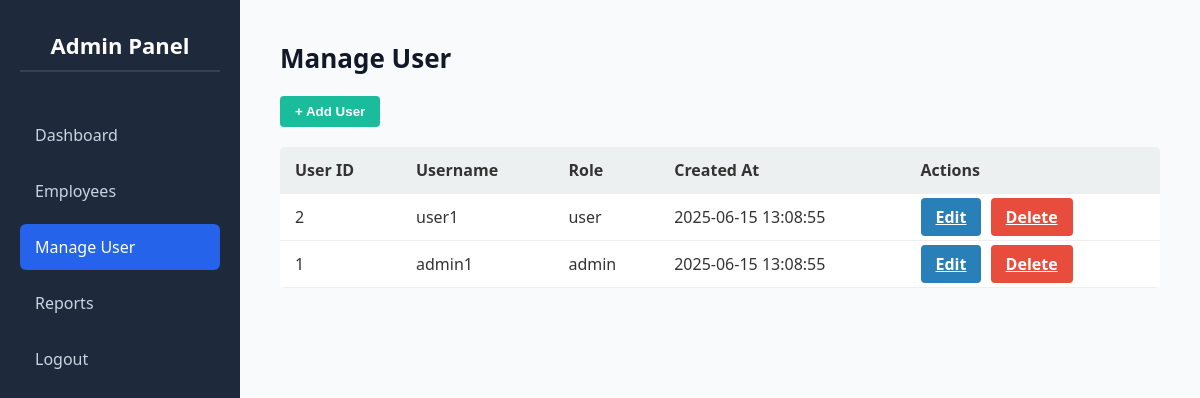
The app's page /admin/manageuser.php (signed in) with its own data.
### tables this page shows
CREATE TABLE IF NOT EXISTS users (
    user_id INT AUTO_INCREMENT PRIMARY KEY,
    username VARCHAR(50) NOT NULL UNIQUE,
    password VARCHAR(255) NOT NULL,  
    role ENUM('admin', 'user') NOT NULL DEFAULT 'user',
    created_at TIMESTAMP DEFAULT CURRENT_TIMESTAMP
    
);

### admin/manageuser.php (the view, shortened to what this page needs)
<?php
$conn = new mysqli("localhost", "root", "", "payroll");
$result = $conn->query("SELECT * FROM users ORDER BY user_id DESC");
?>
<!DOCTYPE html>
<html lang="en">
<head>
    <link rel="stylesheet" href="manageuser.css" />
</head>
<body>
<div class="sidebar">
    <h2>Admin Panel</h2>
    <a href="dashboard.php">Dashboard</a>
    <a href="employee.php">Employees</a>
    <a href="manageuser.php" class="active">Manage User</a>
    <a href="#">Reports</a>
    <a href="logout.php">Logout</a>
</div>
<div class="main-content">
    <h2>Manage User</h2>
    <button class="btn btn-add" id="openAddModal">+ Add User</button>
    <table>
        <thead>
            <tr>
                <th>User ID</th>
                <th>Username</th>
                <th>Role</th>
                <th>Created At</th>
                <th>Actions</th>
            </tr>
        </thead>
        <tbody>
            <?php while ($user = $result->fetch_assoc()): ?>
                <tr>
                    <td><?= htmlspecialchars($user['user_id']) ?></td>
                    <td><?= htmlspecialchars($user['username']) ?></td>
                    <td><?= htmlspecialchars($user['role']) ?></td>
                    <td><?= htmlspecialchars($user['created_at']) ?></td>
                    <td>
                    <a href="edituser.php?id=<?= $user['user_id'] ?>" class="btn btn-edit">Edit</a>
                        <a href="?delete=<?= $user['user_id'] ?>"
                            class="btn btn-delete"
                            onclick="return confirm('Delete this user?')">Delete</a>
                    </td>
                </tr>
            <?php endwhile; ?>
        </tbody>
    </table>
</div>
</body>
</html>

### admin/manageuser.css (style rules this page uses)
* { margin: 0; padding: 0; box-sizing: border-box; }
body { font-family: 'Segoe UI', Tahoma, Geneva, Verdana, sans-serif; display: flex; height: 100vh; background-color: #f9fafb; color: #333; }
.sidebar { width: 240px; background: #1e293b; color: #fff; padding: 30px 20px; flex-shrink: 0; display: flex; flex-direction: column; gap: 10px; }
.sidebar h2 { text-align: center; margin-bottom: 30px; font-size: 22px; border-bottom: 2px solid #334155; padding-bottom: 10px; }
.sidebar a { color: #cbd5e1; text-decoration: none; padding: 12px 15px; border-radius: 6px; transition: 0.2s ease; }
.sidebar a.active, .sidebar a:hover { background-color: #2563eb; color: white; }
.main-content { flex: 1; padding: 40px; overflow-y: auto; }
.main-content h2 { font-size: 26px; margin-bottom: 20px; color: #111827; }
.btn { padding: 8px 15px; border: none; cursor: pointer; font-weight: bold; border-radius: 4px; margin-right: 5px; transition: 0.3s; }
.btn-add { background-color: #1abc9c; color: white; }
.btn-edit { background-color: #2980b9; color: white; }
.btn-delete { background-color: #e74c3c; color: white; }
table { width: 100%; border-collapse: collapse; margin-top: 20px; background-color: white; border-radius: 5px; overflow: hidden; }
th, td { padding: 12px 15px; text-align: left; border-bottom: 1px solid #eee; }
th { background-color: #ecf0f1; font-weight: 600; }

### records on screen
users: user_id "2", username "user1", role "user", created_at "2025-06-15 13:08:55"
users: user_id "1", username "admin1", role "admin", created_at "2025-06-15 13:08:55"
